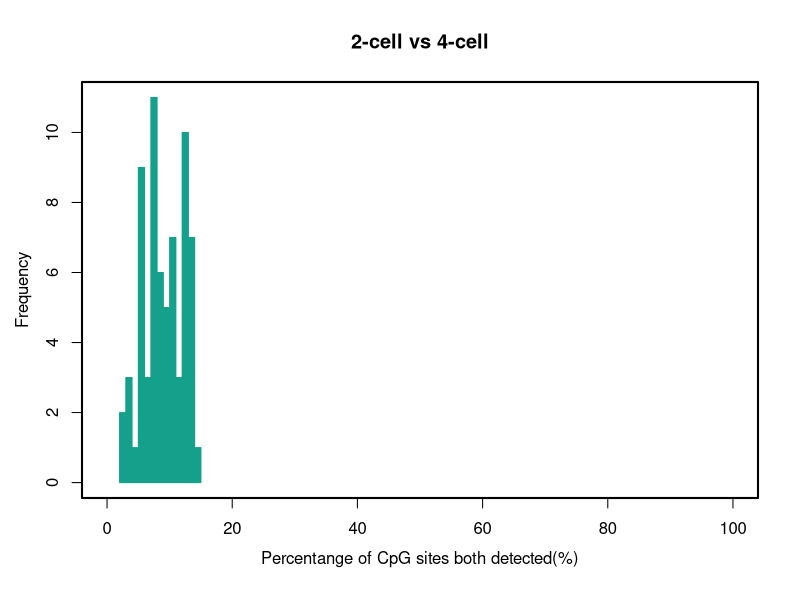
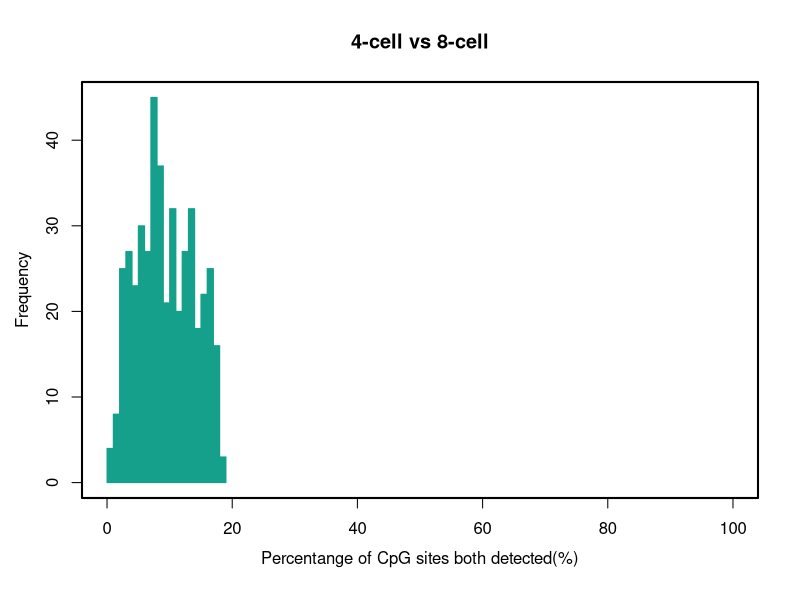

Write R code to recreate these figures, in order.
###################################################################################################
################################     PARAMETER/FUNCTION DEFINE     ################################
###################################################################################################
# sys_argv <- commandArgs(T)
cccol <- c("#CE0013","#16557A","#C7A609","#87C232","#008792","#A14C94","#15A08C","#8B7E75","#1E7CAF","#EA425F","#46489A","#E50033","#0F231F","#1187CD")
cccol50 <- c("#CE001350","#16557A50","#C7A60950","#87C23250","#00879250","#A14C9450","#15A08C50","#8B7E7550","#1E7CAF50","#EA425F50","#46489A50","#E5003350","#0F231F50","#1187CD50")
options(scipen = 200)

###################################################################################################
################################            READ IN DATA           ################################
###################################################################################################
total <- 28217448

C2_C4 <- as.vector(read.table("../Data/2C_4C.CorrespondingNumber.txt")[,1])/total*100

C4_C8 <- as.vector(read.table("../Data/4C_8C.CorrespondingNumber.txt")[,1])/total*100

###################################################################################################
################################                PLOT               ################################
###################################################################################################
pdf("SFig1.CorrespondingRatioDistribution.pdf",width=3.6,height=4)
par(mgp=c(2.5,1,0))
hist(C2_C4,breaks=15,col=cccol[7],border=cccol[7],xlab="Percentange of CpG sites both detected(%)",main="2-cell vs 4-cell",xlim=c(0,100));box(lwd=2)
hist(C4_C8,breaks=15,col=cccol[7],border=cccol[7],xlab="Percentange of CpG sites both detected(%)",main="4-cell vs 8-cell",xlim=c(0,100));box(lwd=2)
dev.off()